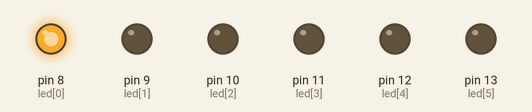
The sketch below on a simulated Arduino Uno, built with avr-gcc and run on an emulated ATmega328P. Shown: output pins drawn as LEDs (lit = HIGH).

Above: at 0.15 s.
At 1.35 s:
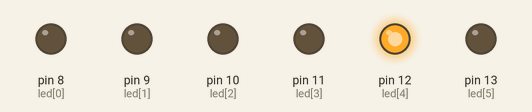
At 2.55 s:
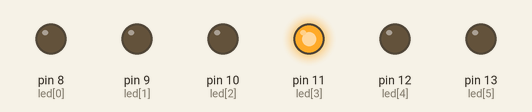
At 3.75 s:
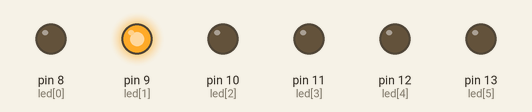
At 5.1 s:
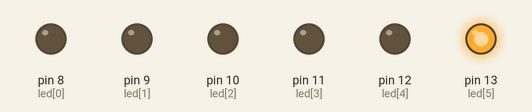
At 7.35 s:
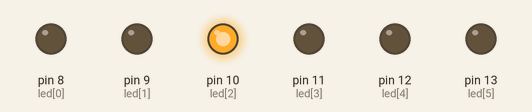
Timing chart, 0 to 7.7 s (numbered marks = the images above):
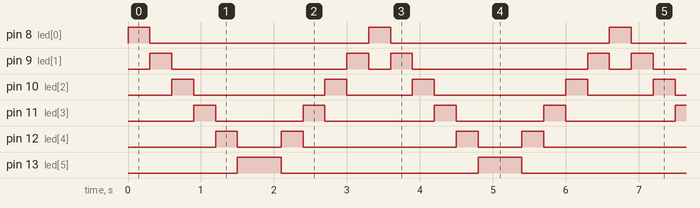

The sketch:

Control_Many_LED2.ino
```cpp
int led[6] = {8,9,10,11,12,13};

void setup()
{
  for(int i=0;i<6;i++){
  	pinMode(led[i], OUTPUT);
  }
}

void loop()
{
  for(int i=0;i<6;i++){
    digitalWrite(led[i], HIGH);
    delay(300);
    digitalWrite(led[i], LOW);
  }
  for(int i=5;i>0;i--){
    digitalWrite(led[i], HIGH);
    delay(300);
    digitalWrite(led[i], LOW);
  }
}
```

Measured:
- by itself, pin 8 (led[0]): alternates HIGH for 0.30 s and LOW for 3.0 s
- by itself, pin 9 (led[1]): repeats every 3.3 s: LOW 2.4 s, HIGH 0.30 s, LOW 0.30 s, HIGH 0.30 s
- by itself, pin 10 (led[2]): repeats every 3.3 s: LOW 1.8 s, HIGH 0.30 s, LOW 0.90 s, HIGH 0.30 s
- by itself, pin 11 (led[3]): repeats every 3.3 s: LOW 1.2 s, HIGH 0.30 s, LOW 1.5 s, HIGH 0.30 s
- by itself, pin 12 (led[4]): repeats every 3.3 s: LOW 0.60 s, HIGH 0.30 s, LOW 2.1 s, HIGH 0.30 s
- by itself, pin 13 (led[5]): alternates HIGH for 0.60 s and LOW for 2.7 s
